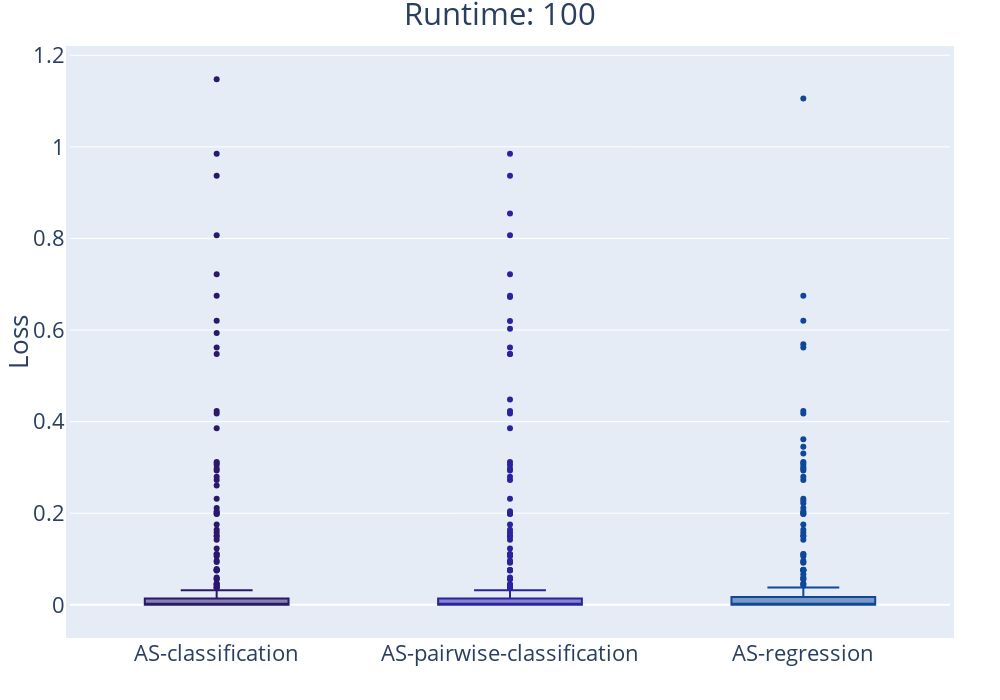
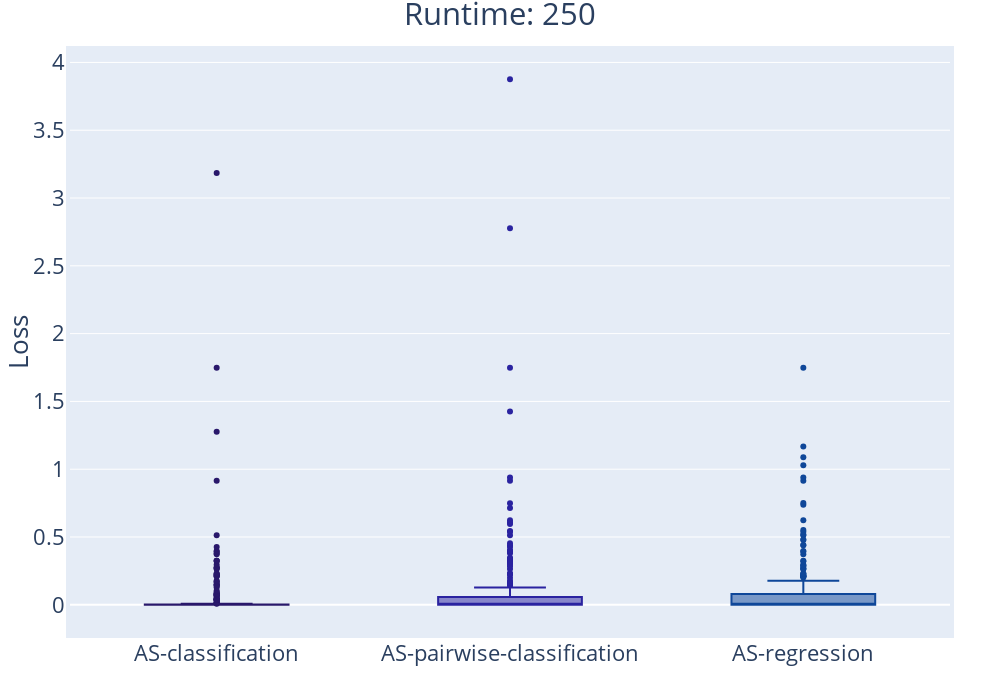
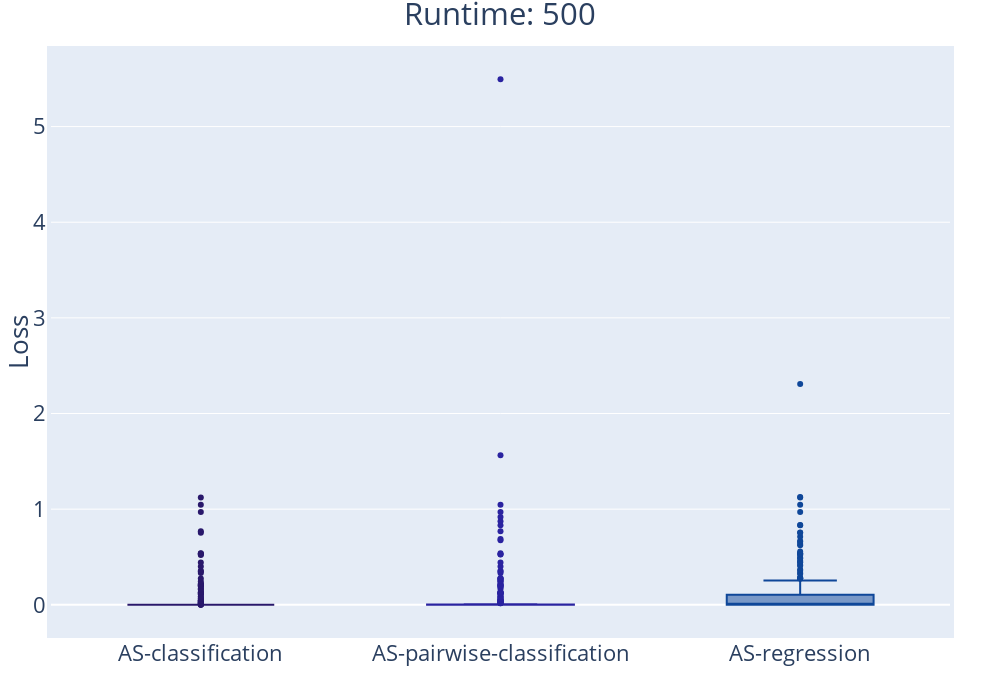
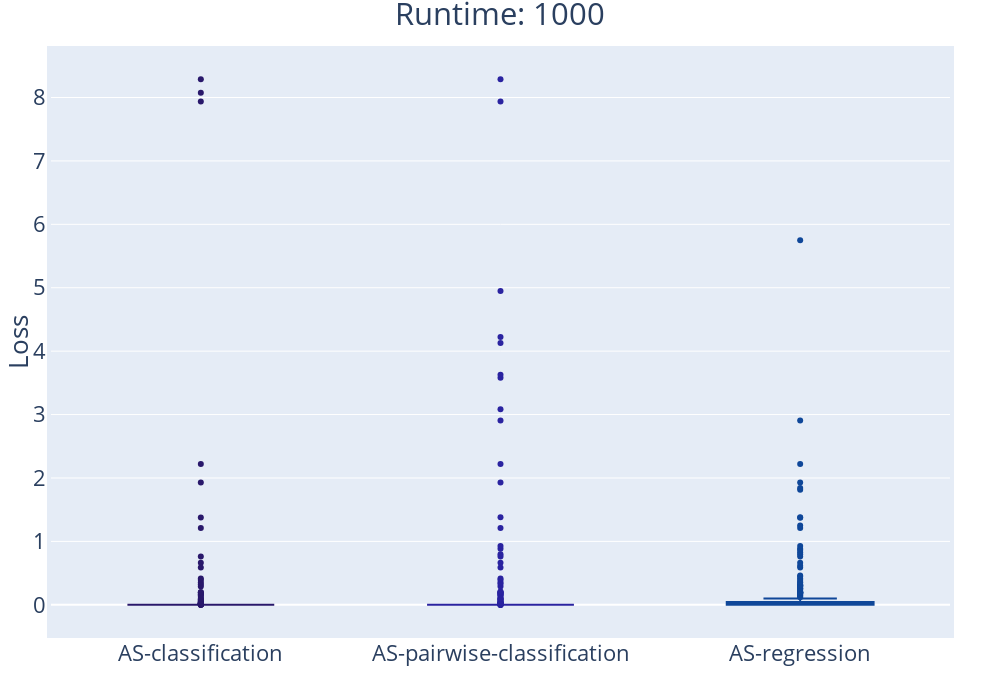

Source (notebook cell) for these figures, in order:
### Code cell
import pandas as pd
import plotly.express as px
import numpy as np

def compare_approaches_boxplot(runtimes, dim, ML_algo, transform_target):
    for runtime in runtimes:
        print(f'Runtime: {runtime}')
        df_classification_pairwise = pd.read_csv(f"./results/classification_pairwise/{ML_algo}/selector/as_{dim}D_{runtime}.csv", index_col=0)
        df_classification_pairwise = df_classification_pairwise['AS-pairwise-classification']
        
        df_classification_pairwise = pd.DataFrame(df_classification_pairwise, columns=['AS-pairwise-classification'])
        if transform_target:
            df_classification_pairwise['AS-pairwise-classification'] = df_classification_pairwise.apply(lambda row: 10**(-8) if row['AS-pairwise-classification'] == 0 else row['AS-pairwise-classification'] , axis=1)
            df_classification_pairwise['AS-pairwise-classification'] = df_classification_pairwise.apply(lambda row: np.log10(row['AS-pairwise-classification']), axis=1)
            # df_classification_pairwise['AS-pairwise-classification'] = df_classification_pairwise.apply(lambda row: 10**row['AS-pairwise-classification'], axis=1)
        print(f'Loss classification pairwise sum: {np.sum(df_classification_pairwise)}')
        df_comparison = df_classification_pairwise
        df_classification = pd.read_csv(f"./results/classification/{ML_algo}/selector/as_{dim}D_{runtime}.csv", index_col=0)
        df_classification = df_classification['AS-classification']
        df_classification = pd.DataFrame(df_classification, columns=['AS-classification'])
        if transform_target:
            df_classification['AS-classification'] = df_classification.apply(lambda row: 10**(-8) if row['AS-classification'] == 0 else row['AS-classification'] , axis=1)
            df_classification['AS-classification'] = df_classification.apply(lambda row: np.log10(row['AS-classification']), axis=1)
            # df_classification['AS-classification'] = df_classification.apply(lambda row: 10**(row['AS-classification']), axis=1)
        print(f'Loss classification sum: {np.sum(df_classification)}')
        df_comparison = df_classification.join(df_comparison)
        df_regression = pd.read_csv(f"./results/regression/{ML_algo}/selector/as_{dim}D_{runtime}.csv", index_col=0)
        df_regression = df_regression['AS-regression']
        df_regression = pd.DataFrame(df_regression, columns=['AS-regression'])
        if transform_target:
            df_regression['AS-regression'] = df_regression.apply(lambda row: 10**(-8) if row['AS-regression'] == 0 else row['AS-regression'] , axis=1)
            df_regression['AS-regression'] = df_regression.apply(lambda row: np.log10(row['AS-regression']), axis=1)
            # df_regression['AS-regression'] = df_regression.apply(lambda row: 10**(row['AS-regression']), axis=1)
        print(f'Loss regression sum: {np.sum(df_regression)}')
        
        df_comparison = df_comparison.join(df_regression)

        # print(df_comparison)

        fig = px.box(df_comparison, 
                    labels={"variable": "",  "value": "Loss"}, 
                    title=runtime, 
                    color = 'variable', 
                    color_discrete_sequence = px.colors.sequential.haline
                    )
        fig.update_layout(
            title_text=f'Runtime: {runtime}', title_x=0.5,
            autosize=False,
            width=1000,
            height=700,
            margin=dict(
                l=50,
                r=50,
                b=0,
                t=50,
                pad=4
            ),
            showlegend=False,
            font=dict(
                size=22
            )
        )
        fig.show()

dim = 5
runtimes = [100, 250, 500, 1000, 2500, 5000, 10000]
ML_algo = "RForest"
compare_approaches_boxplot(runtimes, dim, ML_algo, False)

### Figure 1 — Plotly figure (JSON) as saved in the notebook; plotly's stock layout.template omitted (floating-point values rounded to 4 significant figures; data arrays with more than 128 entries replaced by an {"elided": "..."} marker saying what was removed)
{"data": [{"alignmentgroup": "True", "hovertemplate": "=%{x}<br>Loss=%{y}<extra></extra>", "legendgroup": "AS-classification", "marker": {"color": "rgb(41, 24, 107)"}, "name": "AS-classification", "notched": false, "offsetgroup": "AS-classification", "orientation": "v", "showlegend": true, "type": "box", "x": {"elided": "240 str values"}, "x0": " ", "xaxis": "x", "y": {"elided": "240 float values"}, "y0": " ", "yaxis": "y"}, {"alignmentgroup": "True", "hovertemplate": "=%{x}<br>Loss=%{y}<extra></extra>", "legendgroup": "AS-pairwise-classification", "marker": {"color": "rgb(42, 35, 160)"}, "name": "AS-pairwise-classification", "notched": false, "offsetgroup": "AS-pairwise-classification", "orientation": "v", "showlegend": true, "type": "box", "x": {"elided": "240 str values"}, "x0": " ", "xaxis": "x", "y": {"elided": "240 float values"}, "y0": " ", "yaxis": "y"}, {"alignmentgroup": "True", "hovertemplate": "=%{x}<br>Loss=%{y}<extra></extra>", "legendgroup": "AS-regression", "marker": {"color": "rgb(15, 71, 153)"}, "name": "AS-regression", "notched": false, "offsetgroup": "AS-regression", "orientation": "v", "showlegend": true, "type": "box", "x": {"elided": "240 str values"}, "x0": " ", "xaxis": "x", "y": {"elided": "240 float values"}, "y0": " ", "yaxis": "y"}], "layout": {"autosize": false, "boxmode": "overlay", "font": {"size": 22}, "height": 700, "legend": {"title": {"text": ""}, "tracegroupgap": 0}, "margin": {"b": 0, "l": 50, "pad": 4, "r": 50, "t": 50}, "showlegend": false, "title": {"text": "Runtime: 100", "x": 0.5}, "width": 1000, "xaxis": {"anchor": "y", "categoryarray": ["AS-classification", "AS-pairwise-classification", "AS-regression"], "categoryorder": "array", "domain": [0, 1], "title": {"text": ""}}, "yaxis": {"anchor": "x", "domain": [0, 1], "title": {"text": "Loss"}}}}

### Figure 2 — Plotly figure (JSON) as saved in the notebook; plotly's stock layout.template omitted (floating-point values rounded to 4 significant figures; data arrays with more than 128 entries replaced by an {"elided": "..."} marker saying what was removed)
{"data": [{"alignmentgroup": "True", "hovertemplate": "=%{x}<br>Loss=%{y}<extra></extra>", "legendgroup": "AS-classification", "marker": {"color": "rgb(41, 24, 107)"}, "name": "AS-classification", "notched": false, "offsetgroup": "AS-classification", "orientation": "v", "showlegend": true, "type": "box", "x": {"elided": "240 str values"}, "x0": " ", "xaxis": "x", "y": {"elided": "240 float values"}, "y0": " ", "yaxis": "y"}, {"alignmentgroup": "True", "hovertemplate": "=%{x}<br>Loss=%{y}<extra></extra>", "legendgroup": "AS-pairwise-classification", "marker": {"color": "rgb(42, 35, 160)"}, "name": "AS-pairwise-classification", "notched": false, "offsetgroup": "AS-pairwise-classification", "orientation": "v", "showlegend": true, "type": "box", "x": {"elided": "240 str values"}, "x0": " ", "xaxis": "x", "y": {"elided": "240 float values"}, "y0": " ", "yaxis": "y"}, {"alignmentgroup": "True", "hovertemplate": "=%{x}<br>Loss=%{y}<extra></extra>", "legendgroup": "AS-regression", "marker": {"color": "rgb(15, 71, 153)"}, "name": "AS-regression", "notched": false, "offsetgroup": "AS-regression", "orientation": "v", "showlegend": true, "type": "box", "x": {"elided": "240 str values"}, "x0": " ", "xaxis": "x", "y": {"elided": "240 float values"}, "y0": " ", "yaxis": "y"}], "layout": {"autosize": false, "boxmode": "overlay", "font": {"size": 22}, "height": 700, "legend": {"title": {"text": ""}, "tracegroupgap": 0}, "margin": {"b": 0, "l": 50, "pad": 4, "r": 50, "t": 50}, "showlegend": false, "title": {"text": "Runtime: 250", "x": 0.5}, "width": 1000, "xaxis": {"anchor": "y", "categoryarray": ["AS-classification", "AS-pairwise-classification", "AS-regression"], "categoryorder": "array", "domain": [0, 1], "title": {"text": ""}}, "yaxis": {"anchor": "x", "domain": [0, 1], "title": {"text": "Loss"}}}}

### Figure 3 — Plotly figure (JSON) as saved in the notebook; plotly's stock layout.template omitted (floating-point values rounded to 4 significant figures; data arrays with more than 128 entries replaced by an {"elided": "..."} marker saying what was removed)
{"data": [{"alignmentgroup": "True", "hovertemplate": "=%{x}<br>Loss=%{y}<extra></extra>", "legendgroup": "AS-classification", "marker": {"color": "rgb(41, 24, 107)"}, "name": "AS-classification", "notched": false, "offsetgroup": "AS-classification", "orientation": "v", "showlegend": true, "type": "box", "x": {"elided": "240 str values"}, "x0": " ", "xaxis": "x", "y": {"elided": "240 float values"}, "y0": " ", "yaxis": "y"}, {"alignmentgroup": "True", "hovertemplate": "=%{x}<br>Loss=%{y}<extra></extra>", "legendgroup": "AS-pairwise-classification", "marker": {"color": "rgb(42, 35, 160)"}, "name": "AS-pairwise-classification", "notched": false, "offsetgroup": "AS-pairwise-classification", "orientation": "v", "showlegend": true, "type": "box", "x": {"elided": "240 str values"}, "x0": " ", "xaxis": "x", "y": {"elided": "240 float values"}, "y0": " ", "yaxis": "y"}, {"alignmentgroup": "True", "hovertemplate": "=%{x}<br>Loss=%{y}<extra></extra>", "legendgroup": "AS-regression", "marker": {"color": "rgb(15, 71, 153)"}, "name": "AS-regression", "notched": false, "offsetgroup": "AS-regression", "orientation": "v", "showlegend": true, "type": "box", "x": {"elided": "240 str values"}, "x0": " ", "xaxis": "x", "y": {"elided": "240 float values"}, "y0": " ", "yaxis": "y"}], "layout": {"autosize": false, "boxmode": "overlay", "font": {"size": 22}, "height": 700, "legend": {"title": {"text": ""}, "tracegroupgap": 0}, "margin": {"b": 0, "l": 50, "pad": 4, "r": 50, "t": 50}, "showlegend": false, "title": {"text": "Runtime: 500", "x": 0.5}, "width": 1000, "xaxis": {"anchor": "y", "categoryarray": ["AS-classification", "AS-pairwise-classification", "AS-regression"], "categoryorder": "array", "domain": [0, 1], "title": {"text": ""}}, "yaxis": {"anchor": "x", "domain": [0, 1], "title": {"text": "Loss"}}}}

### Figure 4 — Plotly figure (JSON) as saved in the notebook; plotly's stock layout.template omitted (floating-point values rounded to 4 significant figures; data arrays with more than 128 entries replaced by an {"elided": "..."} marker saying what was removed)
{"data": [{"alignmentgroup": "True", "hovertemplate": "=%{x}<br>Loss=%{y}<extra></extra>", "legendgroup": "AS-classification", "marker": {"color": "rgb(41, 24, 107)"}, "name": "AS-classification", "notched": false, "offsetgroup": "AS-classification", "orientation": "v", "showlegend": true, "type": "box", "x": {"elided": "240 str values"}, "x0": " ", "xaxis": "x", "y": {"elided": "240 float values"}, "y0": " ", "yaxis": "y"}, {"alignmentgroup": "True", "hovertemplate": "=%{x}<br>Loss=%{y}<extra></extra>", "legendgroup": "AS-pairwise-classification", "marker": {"color": "rgb(42, 35, 160)"}, "name": "AS-pairwise-classification", "notched": false, "offsetgroup": "AS-pairwise-classification", "orientation": "v", "showlegend": true, "type": "box", "x": {"elided": "240 str values"}, "x0": " ", "xaxis": "x", "y": {"elided": "240 float values"}, "y0": " ", "yaxis": "y"}, {"alignmentgroup": "True", "hovertemplate": "=%{x}<br>Loss=%{y}<extra></extra>", "legendgroup": "AS-regression", "marker": {"color": "rgb(15, 71, 153)"}, "name": "AS-regression", "notched": false, "offsetgroup": "AS-regression", "orientation": "v", "showlegend": true, "type": "box", "x": {"elided": "240 str values"}, "x0": " ", "xaxis": "x", "y": {"elided": "240 float values"}, "y0": " ", "yaxis": "y"}], "layout": {"autosize": false, "boxmode": "overlay", "font": {"size": 22}, "height": 700, "legend": {"title": {"text": ""}, "tracegroupgap": 0}, "margin": {"b": 0, "l": 50, "pad": 4, "r": 50, "t": 50}, "showlegend": false, "title": {"text": "Runtime: 1000", "x": 0.5}, "width": 1000, "xaxis": {"anchor": "y", "categoryarray": ["AS-classification", "AS-pairwise-classification", "AS-regression"], "categoryorder": "array", "domain": [0, 1], "title": {"text": ""}}, "yaxis": {"anchor": "x", "domain": [0, 1], "title": {"text": "Loss"}}}}
